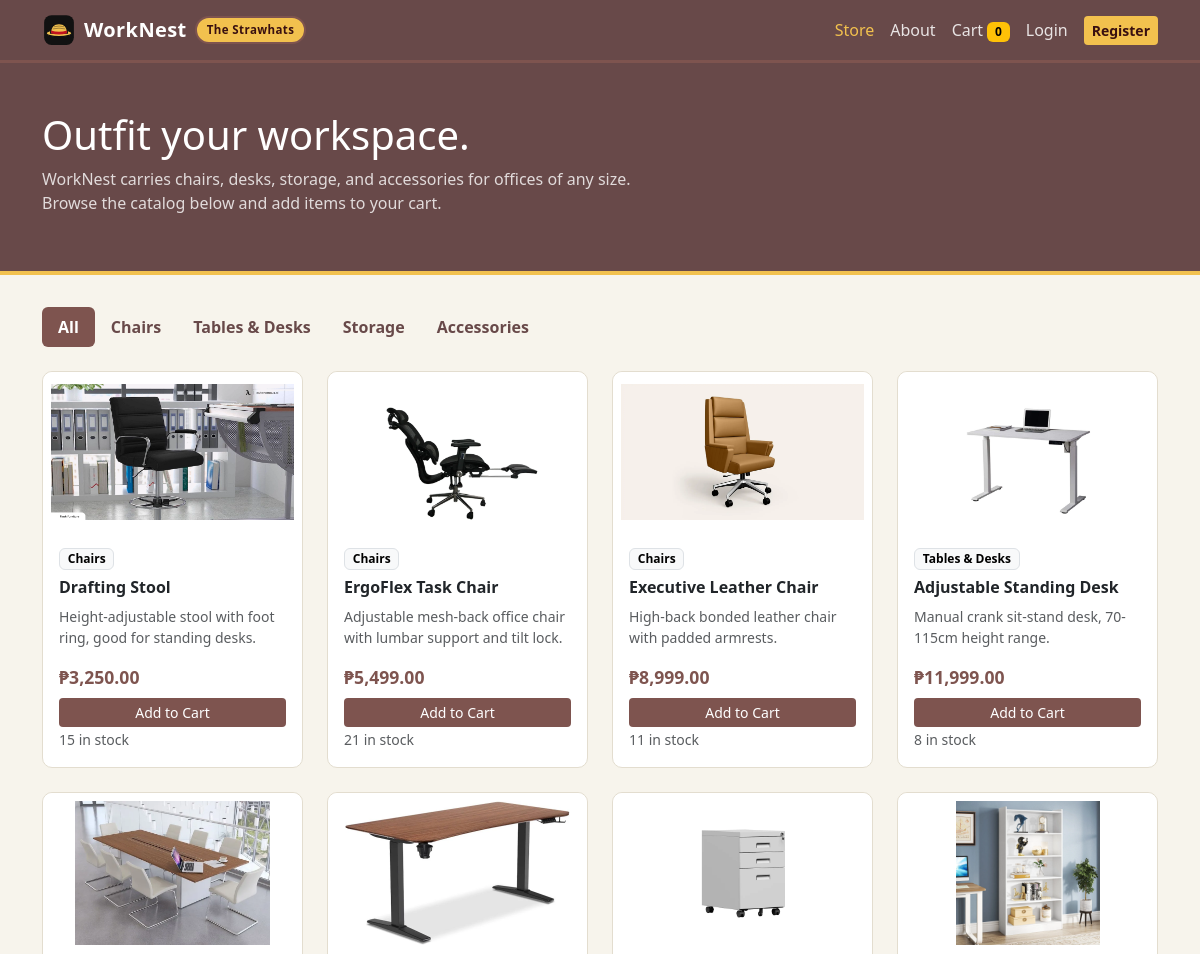
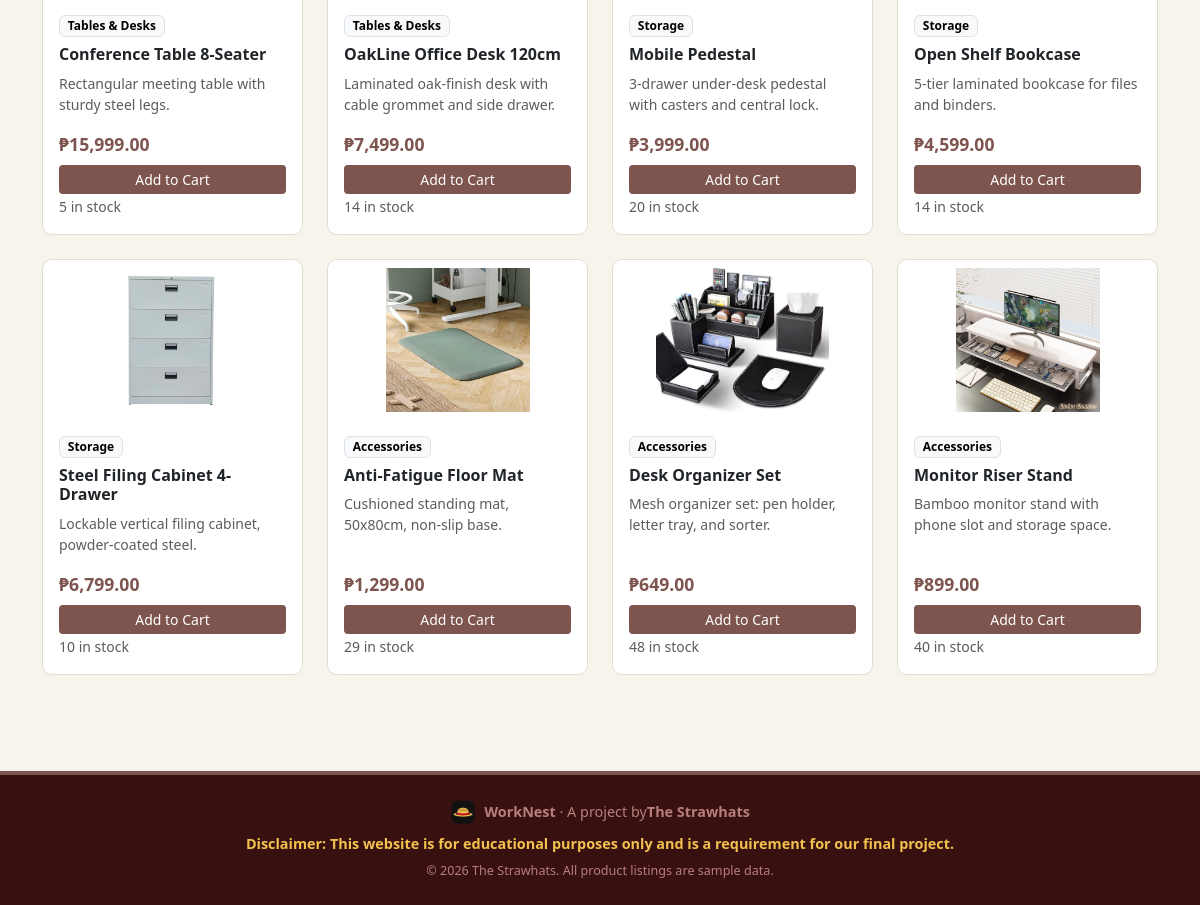
Before: / with the older database file (2 pictures, top to bottom).
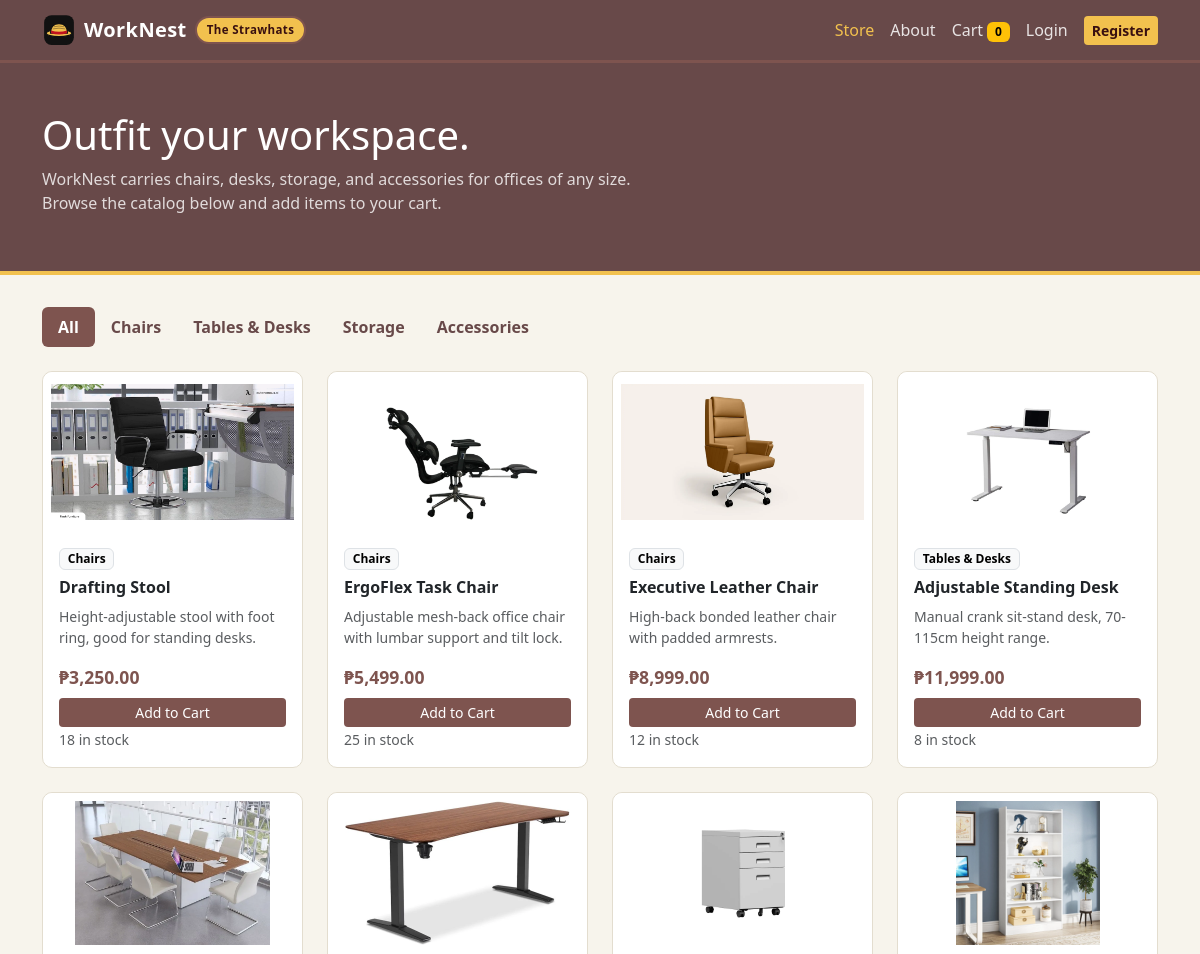
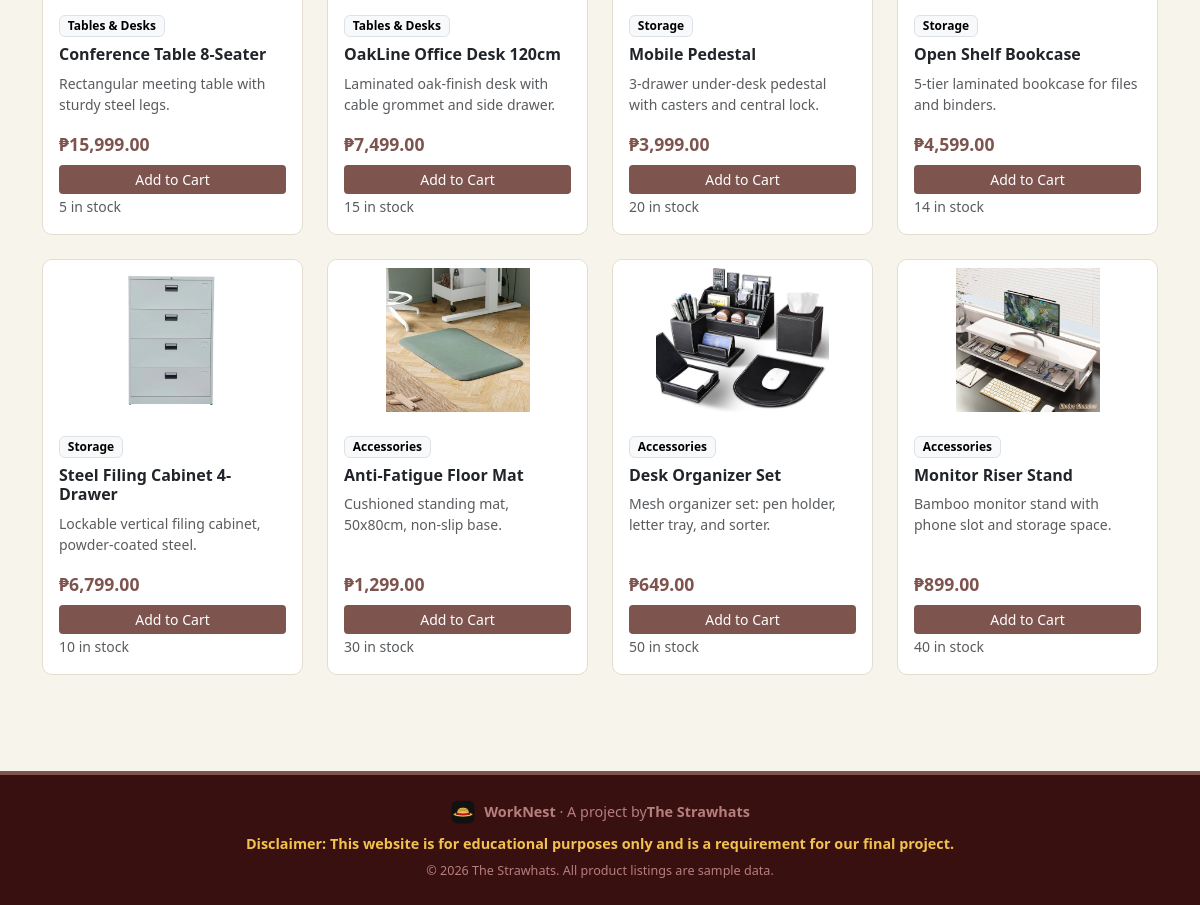
After: the same page with the newer database file (2 pictures, top to bottom).
### tables this page shows
CREATE TABLE categories (
    id INT AUTO_INCREMENT PRIMARY KEY,
    name VARCHAR(50) NOT NULL
);

CREATE TABLE products (
    id INT AUTO_INCREMENT PRIMARY KEY,
    category_id INT NOT NULL,
    name VARCHAR(100) NOT NULL,
    description TEXT,
    price DECIMAL(10,2) NOT NULL,
    stock INT NOT NULL DEFAULT 0,
    created_at TIMESTAMP DEFAULT CURRENT_TIMESTAMP,
    FOREIGN KEY (category_id) REFERENCES categories(id)
);

### includes/functions.php (called while the page is built, shortened)
<?php
function is_logged_in()
{
    return isset($_SESSION['user_id']);
}
function cart_count()
{
    if (empty($_SESSION['cart'])) {
        return 0;
    }
    $count = 0;
    return $count;
}
function peso($amount)
{
    return '&#8369;' . number_format($amount, 2);
}

### index.php (the view, shortened to what this page needs)
<?php
require_once 'includes/config.php';
require_once 'includes/functions.php';
$cat_id = 0;
$categories = array();
$result = mysqli_query($conn, 'SELECT id, name FROM categories ORDER BY id');
while ($row = mysqli_fetch_assoc($result)) {
    $categories[] = $row;
}
if ($cat_id > 0) {
    $stmt = mysqli_prepare($conn, 'SELECT p.*, c.name AS category_name FROM products p JOIN categories c ON p.category_id = c.id WHERE p.category_id = ? ORDER BY p.name');
    mysqli_stmt_bind_param($stmt, 'i', $cat_id);
    mysqli_stmt_execute($stmt);
    $products = mysqli_stmt_get_result($stmt);
} else {
    $products = mysqli_query($conn, 'SELECT p.*, c.name AS category_name FROM products p JOIN categories c ON p.category_id = c.id ORDER BY c.id, p.name');
}
require_once 'includes/header.php';
?>
<section class="wn-hero">
    <div class="container">
        <h1>Outfit your workspace.</h1>
        <p>WorkNest carries chairs, desks, storage, and accessories for offices of any size. Browse the catalog below and add items to your cart.</p>
    </div>
</section>
<div class="container">
    <ul class="nav nav-pills mb-4">
        <li class="nav-item">
            <a class="nav-link <?php if ($cat_id === 0) echo 'active'; ?>" href="index.php">All</a>
        </li>
        <?php foreach ($categories as $c): ?>
            <li class="nav-item">
                <a class="nav-link <?php if ($cat_id === (int) $c['id']) echo 'active'; ?>"
                   href="index.php?category=<?php echo $c['id']; ?>">
                    <?php echo htmlspecialchars($c['name']); ?>
                </a>
            </li>
        <?php endforeach; ?>
    </ul>
    <div class="row g-4 mb-5">
        <?php while ($p = mysqli_fetch_assoc($products)): ?>
            <div class="col-6 col-md-4 col-lg-3">
                <div class="card wn-card">
                    <?php $img = 'assets/img/products/' . $p['id'] . '.jpg'; ?>
                    <?php if (file_exists($img)): ?>
                        <img src="<?php echo BASE_URL . '/' . $img; ?>" class="wn-thumb-img" alt="<?php echo htmlspecialchars($p['name']); ?>">
                    <?php else: ?>
                        <div class="wn-thumb">&#128188;</div>
                    <?php endif; ?>
                    <div class="card-body d-flex flex-column">
                        <span class="badge text-bg-light border mb-2 align-self-start">
                            <?php echo htmlspecialchars($p['category_name']); ?>
                        </span>
                        <h5 class="card-title"><?php echo htmlspecialchars($p['name']); ?></h5>
                        <p class="card-text small text-muted"><?php echo htmlspecialchars($p['description']); ?></p>
                        <div class="mt-auto">
                            <div class="wn-price mb-2"><?php echo peso($p['price']); ?></div>
                            <?php if ((int) $p['stock'] > 0): ?>
                                <form method="post" action="cart.php">
                                    <button type="submit" class="btn btn-wn w-100 btn-sm">Add to Cart</button>
                                </form>
                                <small class="text-muted"><?php echo $p['stock']; ?> in stock</small>
                            <?php else: ?>
                                <button class="btn btn-secondary w-100 btn-sm" disabled>Out of stock</button>
                            <?php endif; ?>
                        </div>
                    </div>
                </div>
            </div>
        <?php endwhile; ?>
    </div>
</div>
<?php require_once 'includes/footer.php'; ?>

### includes/header.php (shortened to what this page needs)
<?php
$page = basename($_SERVER['PHP_SELF']);
?>
<!DOCTYPE html>
<html lang="en">
<head>
    <link href="https://cdn.jsdelivr.net/npm/bootstrap@5.3.3/dist/css/bootstrap.min.css" rel="stylesheet">
    <link rel="stylesheet" href="<?php echo BASE_URL; ?>/assets/css/style.css">
</head>
<body>
<nav class="navbar navbar-expand-lg navbar-dark wn-navbar">
    <div class="container">
        <a class="navbar-brand d-flex align-items-center" href="<?php echo BASE_URL; ?>/index.php">
            <img src="<?php echo BASE_URL; ?>/assets/img/logo.svg" alt="WorkNest logo">
            WorkNest
            <span class="wn-group-badge ms-2">The Strawhats</span>
        </a>
        <div class="collapse navbar-collapse" id="mainNav">
            <ul class="navbar-nav ms-auto align-items-lg-center">
                <li class="nav-item">
                    <a class="nav-link <?php if ($page === 'index.php') echo 'active'; ?>" href="<?php echo BASE_URL; ?>/index.php">Store</a>
                </li>
                <li class="nav-item">
                    <a class="nav-link <?php if ($page === 'about.php') echo 'active'; ?>" href="<?php echo BASE_URL; ?>/about.php">About</a>
                </li>
                <li class="nav-item">
                    <a class="nav-link <?php if ($page === 'cart.php') echo 'active'; ?>" href="<?php echo BASE_URL; ?>/cart.php">
                        Cart <span class="badge text-bg-warning"><?php echo cart_count(); ?></span>
                    </a>
                </li>
                <?php if (is_logged_in()): ?>
                    <?php if (is_admin()): ?>
                        <li class="nav-item">
                            <a class="nav-link" href="<?php echo BASE_URL; ?>/admin/index.php">Admin Panel</a>
                        </li>
                    <?php endif; ?>
                    <li class="nav-item">
                        <span class="nav-link disabled">Hi, <?php echo htmlspecialchars($_SESSION['full_name']); ?></span>
                    </li>
                    <li class="nav-item">
                        <a class="btn btn-wn-amber btn-sm ms-lg-2" href="<?php echo BASE_URL; ?>/logout.php">Logout</a>
                    </li>
                <?php else: ?>
                    <li class="nav-item">
                        <a class="nav-link <?php if ($page === 'login.php') echo 'active'; ?>" href="<?php echo BASE_URL; ?>/login.php">Login</a>
                    </li>
                    <li class="nav-item">
                        <a class="btn btn-wn-amber btn-sm ms-lg-2" href="<?php echo BASE_URL; ?>/register.php">Register</a>
                    </li>
                <?php endif; ?>
            </ul>
        </div>
    </div>
</nav>
<main>

### includes/footer.php (shortened to what this page needs)
</main>
<footer class="wn-footer">
    <div class="container text-center">
        <div class="d-flex justify-content-center align-items-center mb-2">
            <img src="<?php echo BASE_URL; ?>/assets/img/logo.svg" alt="WorkNest logo" height="26" class="me-2">
            <strong>WorkNest</strong>&nbsp;&middot;&nbsp;A project by <strong>The Strawhats</strong>
        </div>
        <p class="disclaimer mb-1">
            Disclaimer: This website is for educational purposes only and is a requirement for our final project.
        </p>
        <small>&copy; <?php echo date('Y'); ?> The Strawhats. All product listings are sample data.</small>
    </div>
</footer>
</body>
</html>

### assets/css/style.css (style rules this page uses)
:root { --wn-ink: #26303a; --wn-navy: #684949; --wn-navy-dark: #391010; --wn-red: #7e544f; --wn-red-dark: #9e0e19; --wn-amber: #f2c14e; --wn-bg: #f7f4ec; --wn-border: #e3ddcf; }
body { background-color: var(--wn-bg); color: var(--wn-ink); font-family: "Segoe UI", system-ui, -apple-system, Arial, sans-serif; display: flex; flex-direction: column; min-height: 100vh; }
main { flex: 1; }
.wn-navbar { background-color: var(--wn-navy); border-bottom: 3px solid var(--wn-red); }
.wn-navbar .navbar-brand { font-weight: 700; letter-spacing: 0.02em; }
.wn-navbar .navbar-brand img { height: 34px; margin-right: 8px; }
.wn-navbar .nav-link { color: rgba(255, 255, 255, 0.85); }
.wn-navbar .nav-link:hover, .wn-navbar .nav-link.active { color: var(--wn-amber); }
.wn-group-badge { background-color: var(--wn-amber); color: var(--wn-navy-dark); font-size: 0.72rem; font-weight: 700; border-radius: 20px; padding: 3px 10px; vertical-align: middle; border: 2px solid var(--wn-red); }
.wn-hero { background-color: var(--wn-navy); color: #fff; padding: 3rem 0 2.5rem; margin-bottom: 2rem; border-bottom: 4px solid var(--wn-amber); }
.wn-hero p { color: rgba(255, 255, 255, 0.8); max-width: 640px; }
.wn-card { border: 1px solid var(--wn-border); border-radius: 10px; transition: box-shadow 0.15s ease, transform 0.15s ease; height: 100%; }
.wn-card .card-title { font-size: 1rem; font-weight: 600; }
.wn-price { color: var(--wn-red); font-weight: 700; font-size: 1.1rem; }
.btn-wn { background-color: var(--wn-red); color: #fff; border: none; }
.btn-wn-amber { background-color: var(--wn-amber); color: var(--wn-navy-dark); font-weight: 600; border: none; }
.nav-pills .nav-link { color: var(--wn-navy); font-weight: 600; }
.nav-pills .nav-link.active { background-color: var(--wn-red); color: #fff; }
.wn-footer { background-color: var(--wn-navy-dark); color: rgba(225, 163, 163, 0.75); padding: 1.5rem 0; margin-top: 3rem; font-size: 0.9rem; border-top: 4px solid var(--wn-red); }
.wn-footer .disclaimer { color: var(--wn-amber); font-weight: 600; }
.wn-thumb-img { width: 100%; height: 160px; object-fit: contain; border-radius: 10px 10px 0 0; background: #fff; padding: 8px; }

Changed rows visible on the page:
changed products "Drafting Stool": stock "15" → "18"
changed products "ErgoFlex Task Chair": stock "21" → "25"
changed products "Executive Leather Chair": stock "11" → "12"
changed products "OakLine Office Desk 120cm": stock "14" → "15"
changed products "Anti-Fatigue Floor Mat": stock "29" → "30"
changed products "Desk Organizer Set": stock "48" → "50"
